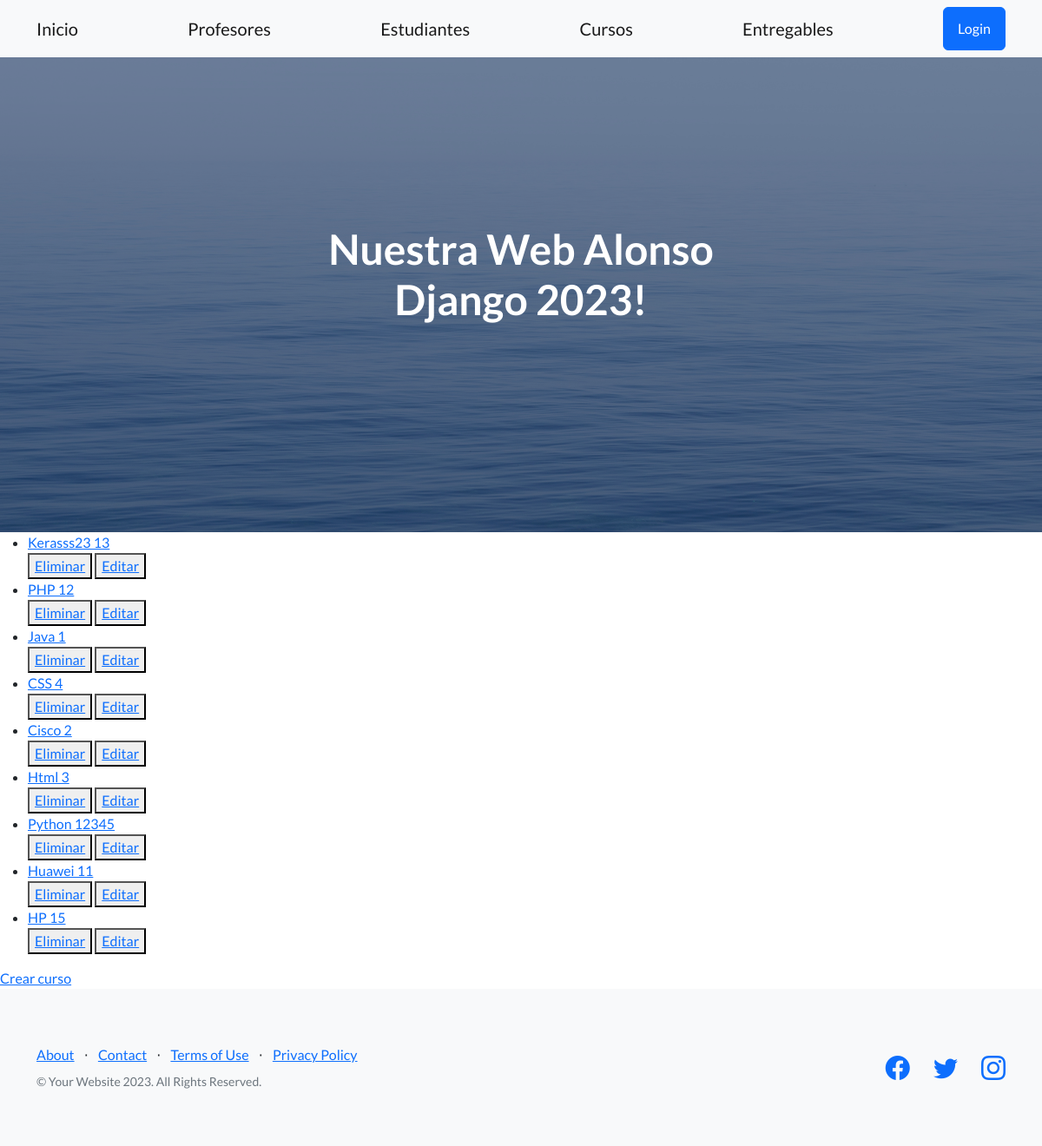
/app-alonso/lista-curso/, run on an earlier commit of the app's database.
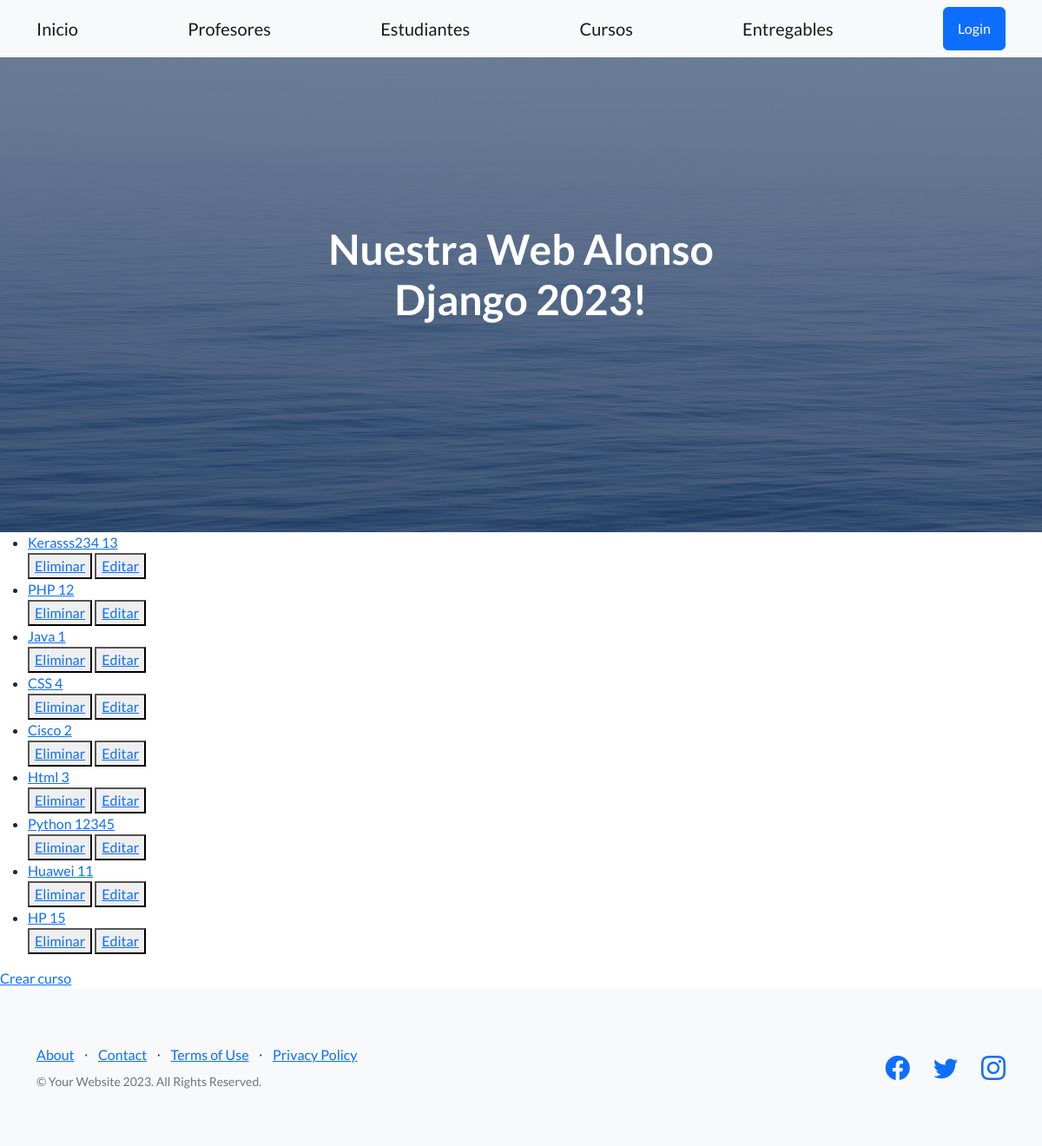
And on a later commit of the database.
### AppAlonso/models.py (models this page shows)
class Curso(models.Model):
    nombre = models.CharField(max_length=50)
    camada = models.IntegerField()
    def __str__(self):
        return f'{self.nombre} {self.camada}'

### AppAlonso/views.py (the view)
# urls.py: path('lista-curso/', CursoList.as_view(), name="ListaCursos"),
class CursoList(ListView):
    model = Curso
    template_name = "curso_list.html"
    context_object_name = "cursos"

### AppAlonso/templates/curso_list.html
{% extends 'padre.html' %}
{% block contenidoQueCambia %}
    <ul>
         {% for curso in cursos %}
        <li>
            <a href="{% url 'DetalleCursos' curso.id %}">{{curso}}</a>
        </li>
        <div>
            <button>
                <a href="{% url 'EliminaCursos' curso.id %}">Eliminar</a>
            </button>
            <button>
                <a href="{% url 'ActualizarCursos' curso.id %}">Editar</a>
            </button>
        </div>
    {% endfor %}
    </ul>
    <a href="{% url 'CreaCursos' %}">Crear curso</a>
{% endblock contenidoQueCambia %}

What changed in the data, as far as the page shows it:
changed Curso: nombre+camada "Kerasss23 13" → "Kerasss234 13"
